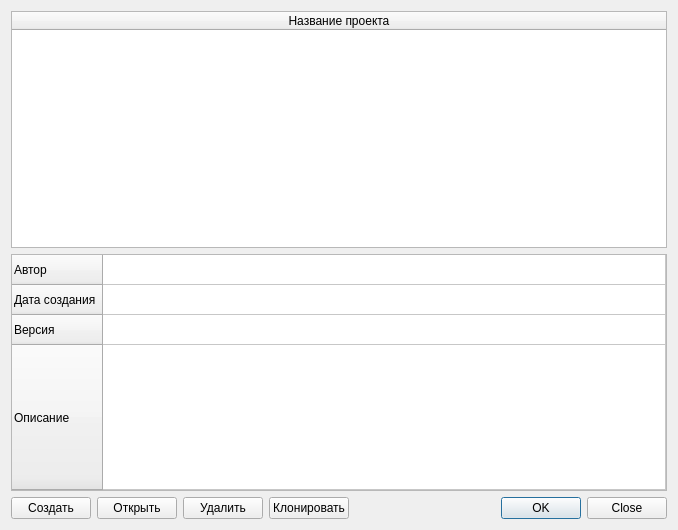
<?xml version="1.0" encoding="UTF-8"?>
<ui version="4.0">
 <class>ProjectDialog</class>
 <widget class="QDialog" name="ProjectDialog">
  <property name="geometry">
   <rect>
    <x>0</x>
    <y>0</y>
    <width>678</width>
    <height>530</height>
   </rect>
  </property>
  <property name="windowTitle">
   <string>Dialog</string>
  </property>
  <property name="windowIcon">
   <iconset resource="../../resources.qrc">
    <normaloff>:/images/G.png</normaloff>:/images/G.png</iconset>
  </property>
  <layout class="QVBoxLayout" name="verticalLayout">
   <item>
    <widget class="QTableWidget" name="projectsTable">
     <property name="editTriggers">
      <set>QAbstractItemView::NoEditTriggers</set>
     </property>
     <attribute name="horizontalHeaderStretchLastSection">
      <bool>true</bool>
     </attribute>
     <column>
      <property name="text">
       <string>Название проекта</string>
      </property>
     </column>
    </widget>
   </item>
   <item>
    <widget class="QTableWidget" name="infoTable">
     <property name="editTriggers">
      <set>QAbstractItemView::NoEditTriggers</set>
     </property>
     <property name="selectionMode">
      <enum>QAbstractItemView::SingleSelection</enum>
     </property>
     <property name="selectionBehavior">
      <enum>QAbstractItemView::SelectRows</enum>
     </property>
     <property name="showGrid">
      <bool>true</bool>
     </property>
     <property name="gridStyle">
      <enum>Qt::SolidLine</enum>
     </property>
     <attribute name="horizontalHeaderVisible">
      <bool>false</bool>
     </attribute>
     <attribute name="horizontalHeaderStretchLastSection">
      <bool>true</bool>
     </attribute>
     <attribute name="verticalHeaderStretchLastSection">
      <bool>true</bool>
     </attribute>
     <row>
      <property name="text">
       <string>Автор</string>
      </property>
     </row>
     <row>
      <property name="text">
       <string>Дата создания</string>
      </property>
     </row>
     <row>
      <property name="text">
       <string>Версия</string>
      </property>
     </row>
     <row>
      <property name="text">
       <string>Описание</string>
      </property>
     </row>
     <column>
      <property name="text">
       <string>Value</string>
      </property>
     </column>
    </widget>
   </item>
   <item>
    <layout class="QHBoxLayout" name="horizontalLayout_2">
     <item>
      <layout class="QHBoxLayout" name="horizontalLayout">
       <item>
        <widget class="QPushButton" name="createProjectBtn">
         <property name="text">
          <string>Создать</string>
         </property>
        </widget>
       </item>
       <item>
        <widget class="QPushButton" name="openProjectBtn">
         <property name="text">
          <string>Открыть</string>
         </property>
        </widget>
       </item>
       <item>
        <widget class="QPushButton" name="delProjectBtn">
         <property name="text">
          <string>Удалить</string>
         </property>
        </widget>
       </item>
       <item>
        <widget class="QPushButton" name="cloneProjectBtn">
         <property name="text">
          <string>Клонировать</string>
         </property>
        </widget>
       </item>
      </layout>
     </item>
     <item>
      <widget class="QDialogButtonBox" name="buttonBox">
       <property name="orientation">
        <enum>Qt::Horizontal</enum>
       </property>
       <property name="standardButtons">
        <set>QDialogButtonBox::Close|QDialogButtonBox::Ok</set>
       </property>
      </widget>
     </item>
    </layout>
   </item>
  </layout>
 </widget>
 <resources>
  <include location="../../resources.qrc"/>
 </resources>
 <connections>
  <connection>
   <sender>buttonBox</sender>
   <signal>accepted()</signal>
   <receiver>ProjectDialog</receiver>
   <slot>accept()</slot>
   <hints>
    <hint type="sourcelabel">
     <x>248</x>
     <y>254</y>
    </hint>
    <hint type="destinationlabel">
     <x>157</x>
     <y>274</y>
    </hint>
   </hints>
  </connection>
  <connection>
   <sender>buttonBox</sender>
   <signal>rejected()</signal>
   <receiver>ProjectDialog</receiver>
   <slot>reject()</slot>
   <hints>
    <hint type="sourcelabel">
     <x>316</x>
     <y>260</y>
    </hint>
    <hint type="destinationlabel">
     <x>286</x>
     <y>274</y>
    </hint>
   </hints>
  </connection>
 </connections>
</ui>
